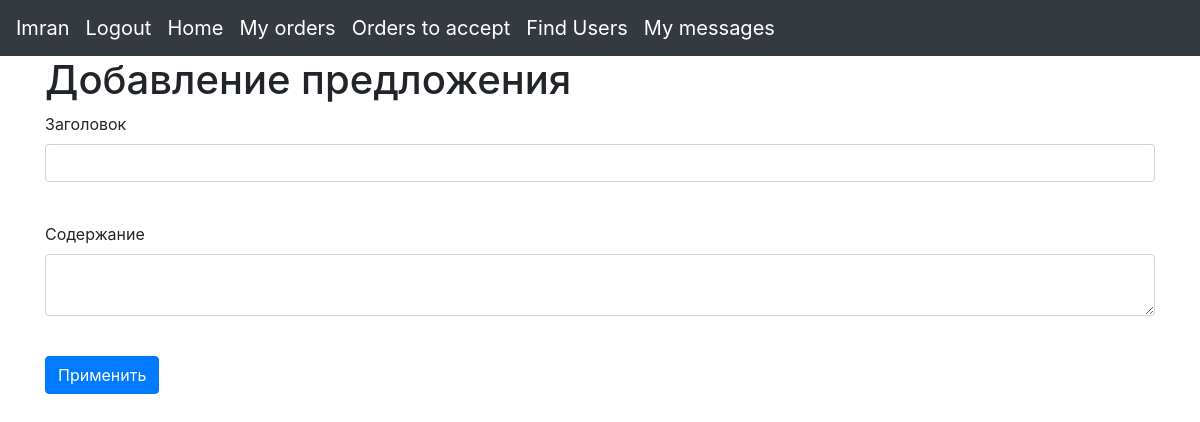
The app's page /offers/1 (signed in), older data.
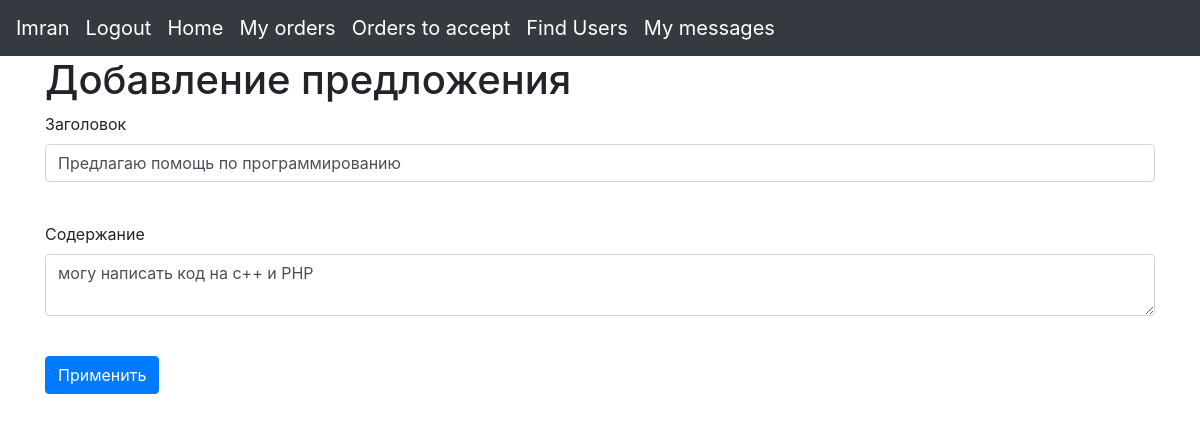
The same page, newer data.
### data/offers.py (models this page shows)
class Offer(SqlAlchemyBase):
    __tablename__ = 'offers'
    id = sqlalchemy.Column(sqlalchemy.Integer, primary_key=True, autoincrement=True)
    title = sqlalchemy.Column(sqlalchemy.String, nullable=True)
    content = sqlalchemy.Column(sqlalchemy.String, nullable=True)
    created_date = sqlalchemy.Column(sqlalchemy.DateTime, default=datetime.datetime.now)
    is_taken = sqlalchemy.Column(sqlalchemy.Boolean, default=False)
    user_id = sqlalchemy.Column(sqlalchemy.Integer, sqlalchemy.ForeignKey("users.id"))
    user = orm.relation('User')
    categories = orm.relation("Category", secondary="association", backref="offers")

### main.py (the view, shortened to what this page needs)
@app.route('/offers/<int:id>', methods=['GET', 'POST'])
@login_required
def edit_offers(id):
    form = OfferForm()
    if request.method == "GET":
        db_sess = db_session.create_session()
        offer = db_sess.query(Offer).filter(Offer.id == id, Offer.user == current_user).first()
        if offer:
            form.title.data = offer.title
            form.content.data = offer.content
    return render_template('offers.html', title='Editing the offer', form=form)

### forms/offers.py
class OfferForm(FlaskForm):
    title = StringField('Заголовок', validators=[DataRequired()])
    content = TextAreaField("Содержание")
    submit = SubmitField('Применить')

### data/db_session.py (called while the page is built)
def create_session() -> Session:
    global __factory
    return __factory()

### main.py (called while the page is built)
@login_manager.user_loader
def load_user(user_id):
    db_sess = db_session.create_session()
    return db_sess.query(User).get(user_id)

### templates/offers.html (shortened to what this page needs)
{% extends "base.html" %}
{% block content %}
    <h1>Добавление предложения</h1>
    <form action="" method="post">
        <p>
            {{ form.title.label }}<br>
            {{ form.title(class="form-control") }}<br>
        </p>
        <p>
            {{ form.content.label }}<br>
            {{ form.content(class="form-control") }}<br>
        </p>
        <p>{{ form.submit(type="submit", class="btn btn-primary") }}</p>
    </form>
{% endblock %}

Row changes from the older to the newer data that the page shows:
now on this page (row edited): Offer: title "Предлагаю помощь по программированию", content "могу написать код на с++ и PHP"
